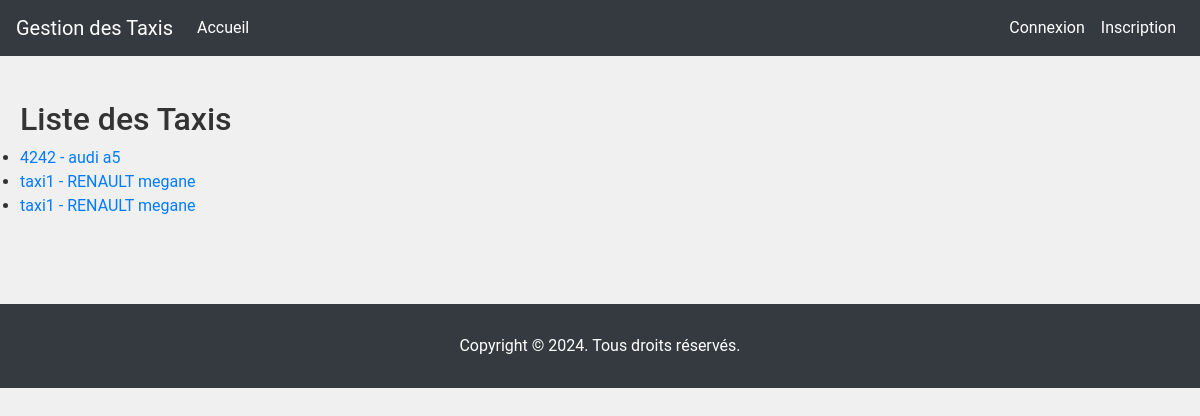
/list-taxis/, run on the app's committed database.
### taxis/models.py (models this page shows, shortened)
class Taxi(models.Model):
    registration_number = models.CharField(max_length=50)
    driver = models.ForeignKey(Driver, on_delete=models.CASCADE, null=True, blank=True)
    brand = models.CharField(max_length=50)
    model = models.CharField(max_length=50)
    available = models.BooleanField(default=True)  # Assurez-vous que ce champ est défini correctement

### taxis/views.py (the view)
# urls.py: path('list-taxis/', views.list_taxis, name='list_taxis'),
def list_taxis(request):
    taxis = Taxi.objects.filter(available=True)  # Assurez-vous que vous utilisez 'available' correctement ici
    return render(request, 'taxis/administrateur/list_taxis.html', {'taxis': taxis})

### taxis/templates/taxis/administrateur/list_taxis.html (shortened to what this page needs)
{% extends 'taxis/base.html' %}
{% block content %}
<h2>Liste des Taxis</h2>
<ul>
    {% for taxi in taxis %}
    <li><a href="{% url 'taxi_detail' taxi.id %}">{{ taxi.registration_number }} - {{ taxi.brand }} {{ taxi.model }}</a></li>
    {% empty %}
    <li>Aucun taxi disponible.</li>
    {% endfor %}
</ul>
{% endblock %}

### taxis/static/css/style.css (style rules this page uses)
* { margin: 0; padding: 0; box-sizing: border-box; }
body { font-family: 'Roboto', sans-serif; background-color: #f0f0f0; color: #333; }

### data on the page
Taxi: registration_number "4242", brand "audi", model "a5"
Taxi: registration_number "taxi1", brand "RENAULT", model "megane"
Taxi: registration_number "taxi1", brand "RENAULT", model "megane"
